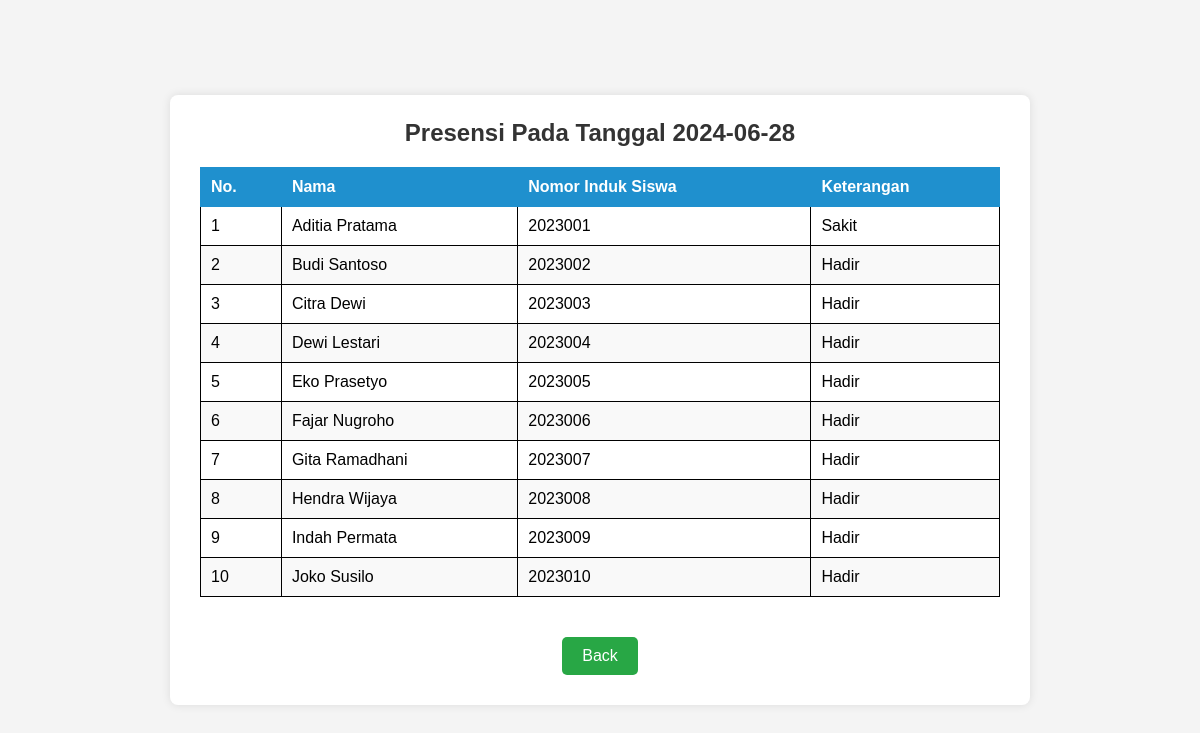
The app's page /presensi/view.php?tanggal=2024-06-28 with its own data.
### tables this page shows
CREATE TABLE `datasiswa` (
  `id` int(11) NOT NULL,
  `nama` varchar(100) NOT NULL,
  `nis` varchar(10) NOT NULL,
  `tanggal` date NOT NULL,
  `ket` enum('Hadir','Izin','Sakit','Alpha') NOT NULL
);

### presensi/view.php (the view, shortened to what this page needs)
<?php
require_once '../dbkoneksi.php';
if (isset($_GET['tanggal'])) {
    $tanggal = $_GET['tanggal'];
    $sql = "SELECT * FROM datasiswa WHERE tanggal = ?";
    $stmt = $dbh->prepare($sql);
    $stmt->execute([$tanggal]);
    $presensi = $stmt->fetchAll();
} else {
    echo "Tanggal tidak ditemukan.";
    exit;
}
?>
<!DOCTYPE html>
<html lang="en">
<head>
</head>
<body>
    <div class="container">
        <h2>Presensi Pada Tanggal <?= htmlspecialchars($tanggal) ?></h2>
        <table id="presensi-table">
            <thead>
                <tr>
                    <th>No.</th>
                    <th>Nama</th>
                    <th>Nomor Induk Siswa</th>
                    <th>Keterangan</th>
                </tr>
            </thead>
            <tbody>
                <?php
                if ($presensi) {
                    $nomor  = 1;
                    foreach ($presensi as $row) {
                        ?>
                        <tr>
                            <td><?= $nomor ?></td>
                            <td><?= htmlspecialchars($row['nama']) ?></td>
                            <td><?= htmlspecialchars($row['nis']) ?></td>
                            <td><?= htmlspecialchars($row['ket']) ?></td>
                        </tr>
                        <?php
                        $nomor++;
                    }
                } else {
                    ?>
                    <tr>
                        <td colspan="4">Tidak ada data presensi untuk tanggal tersebut.</td>
                    </tr>
                    <?php
                }
                ?>
            </tbody>
        </table>
        <a href="../index.php" class="button-link">Back</a>
    </div>
</body>
</html>

### presensi/view.php (style rules this page uses)
body { font-family: Arial, sans-serif; background-color: #f4f4f4; margin: 0; padding: 0; display: flex; justify-content: center; align-items: center; height: 100vh; }
.container { background-color: white; padding: 30px; padding-top: 5px; border-radius: 8px; box-shadow: 0 0 10px rgba(0, 0, 0, 0.1); width: 90%; max-width: 800px; text-align: center; }
h2 { text-align: center; color: #333; }
table { width: 100%; border-collapse: collapse; margin: 20px 0; overflow-x: auto; }
table thead th { background-color: #1F90CE; color: white; text-align: left; padding: 10px; border: 1px solid #1F90CE; }
table tbody tr:nth-child(even) { background-color: #f9f9f9; }
table tbody td { padding: 10px; border: 1px solid black; }
.button-link { display: inline-block; padding: 10px 20px; background-color: #28a745; color: white; text-decoration: none; border-radius: 5px; transition: background-color 0.3s ease; text-align: center; margin-top: 20px; }

### records on screen
datasiswa: nama "Aditia Pratama", nis "2023001", ket "Sakit"
datasiswa: nama "Budi Santoso", nis "2023002", ket "Hadir"
datasiswa: nama "Citra Dewi", nis "2023003", ket "Hadir"
datasiswa: nama "Dewi Lestari", nis "2023004", ket "Hadir"
datasiswa: nama "Eko Prasetyo", nis "2023005", ket "Hadir"
datasiswa: nama "Fajar Nugroho", nis "2023006", ket "Hadir"
datasiswa: nama "Gita Ramadhani", nis "2023007", ket "Hadir"
datasiswa: nama "Hendra Wijaya", nis "2023008", ket "Hadir"
datasiswa: nama "Indah Permata", nis "2023009", ket "Hadir"
datasiswa: nama "Joko Susilo", nis "2023010", ket "Hadir"

### other values on screen
$tanggal "2024-06-28"
